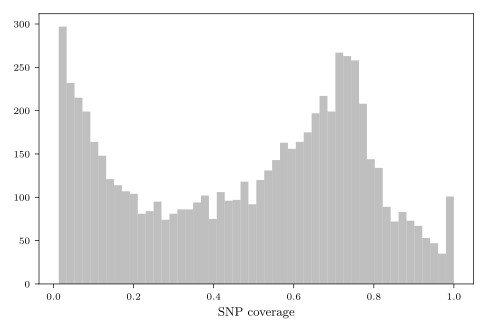

Write Python code to recreate this figure.
import numpy as np
import pandas as pd
import matplotlib.pyplot as plt

from tueplots import axes, bundles

from matplotlib.legend_handler import HandlerPatch
import matplotlib as mpl


pixel = 1/plt.rcParams['figure.dpi']

snp_cov = np.load('data/ancient_snp_coverage.npy')
print(np.min(snp_cov), np.max(snp_cov))

with plt.rc_context({**bundles.aistats2022(family="serif"), **axes.lines()}):
  f, ax = plt.subplots(1, 1, figsize=(488*pixel, 0.68*488*pixel))
  ax.hist(snp_cov, 50, color='gray', alpha=0.5)
  ax.set_xlabel(r'SNP coverage')
  plt.tight_layout()
  plt.savefig('paper_figures/figure_S01.pdf', dpi=150)
